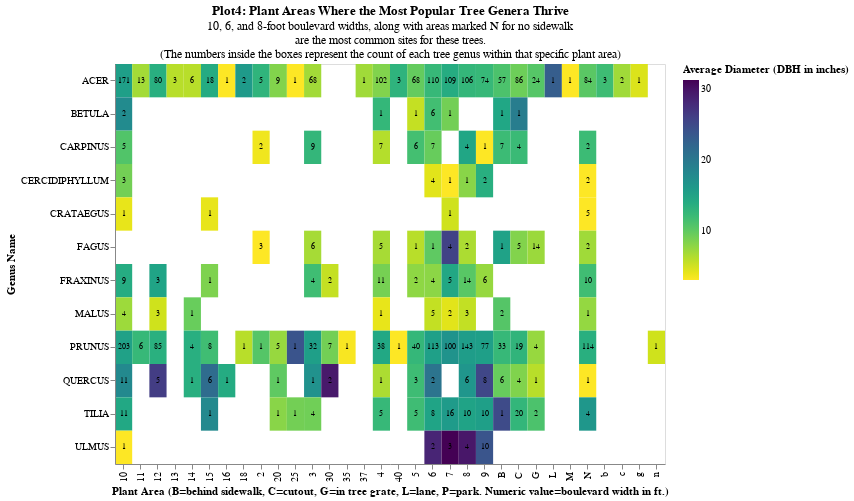

Notebook code for this chart:
### Markdown cell above
**Analysis ii:** Here to obatin impactful visualization on the `plant_area` we will be using `groupby` and `aggregating` function to obtaitain the mean of diameter and genus_name counts for each specific plant_area that could offer meaningful `heatmap` to visualize our outcome.

### Code cell
area_title = alt.TitleParams(
    'Plot4: Plant Areas Where the Most Popular Tree Genera Thrive',
    subtitle=['10, 6, and 8-foot boulevard widths, along with areas marked N for no sidewalk', 
              'are the most common sites for these trees.', 
              '(The numbers inside the boxes represent the count of each tree genus within that specific plant area)'])
              
stats = genusdf.groupby(['plant_area', 'genus_name']).agg(
    average_diameter=('diameter', 'mean'),
    count=('genus_name', 'count')
).reset_index()

plotc = alt.Chart(stats).mark_rect().encode(
    x=alt.X('plant_area:N', title='Plant Area (B=behind sidewalk, C=cutout, G=in tree grate, L=lane, P=park. Numeric value=boulevard width in ft.)'),
    y=alt.Y('genus_name:N', title='Genus Name', sort=alt.EncodingSortField(field='average_diameter', order='descending')),
    color=alt.Color('average_diameter:Q', title='Average Diameter (DBH in inches)', scale=alt.Scale(scheme='viridis', reverse=True)),
    tooltip=[
        alt.Tooltip('genus_name:N', title='Genus Name'),
        alt.Tooltip('plant_area:N', title='Plant Area'),
        alt.Tooltip('average_diameter:Q', title='Average Diameter (DBH in inches)'),
        alt.Tooltip('count:Q', title='Count of Genus Name')]
).properties(
    width=550,
    height=400,
    title=area_title
).interactive()

textc = alt.Chart(stats).mark_text(
    align='center',
    baseline='middle',
    color='black',
    size=8
).encode(
    x=alt.X('plant_area:N'),
    y=alt.Y('genus_name:N'),
    text=alt.Text('count:Q', format='.0f'))

plotd = plotc + textc

plotd

### Figure 1 — Vega-Lite specification as saved in the notebook (floating-point values rounded to 4 significant figures; data arrays with more than 128 entries replaced by an {"elided": "..."} marker saying what was removed)
{"config": {"view": {"continuousWidth": 400, "continuousHeight": 300}}, "layer": [{"mark": "rect", "encoding": {"color": {"type": "quantitative", "field": "average_diameter", "scale": {"reverse": true, "scheme": "viridis"}, "title": "Average Diameter (DBH in inches)"}, "tooltip": [{"type": "nominal", "field": "genus_name", "title": "Genus Name"}, {"type": "nominal", "field": "plant_area", "title": "Plant Area"}, {"type": "quantitative", "field": "average_diameter", "title": "Average Diameter (DBH in inches)"}, {"type": "quantitative", "field": "count", "title": "Count of Genus Name"}], "x": {"type": "nominal", "field": "plant_area", "title": "Plant Area (B=behind sidewalk, C=cutout, G=in tree grate, L=lane, P=park. Numeric value=boulevard width in ft.)"}, "y": {"type": "nominal", "field": "genus_name", "sort": {"field": "average_diameter", "order": "descending"}, "title": "Genus Name"}}, "height": 400, "selection": {"selector078": {"type": "interval", "bind": "scales", "encodings": ["x", "y"]}}, "title": {"text": "Plot4: Plant Areas Where the Most Popular Tree Genera Thrive", "subtitle": ["10, 6, and 8-foot boulevard widths, along with areas marked N for no sidewalk", "are the most common sites for these trees.", "(The numbers inside the boxes represent the count of each tree genus within that specific plant area)"]}, "width": 550}, {"mark": {"type": "text", "align": "center", "baseline": "middle", "color": "black", "size": 8}, "encoding": {"text": {"type": "quantitative", "field": "count", "format": ".0f"}, "x": {"type": "nominal", "field": "plant_area"}, "y": {"type": "nominal", "field": "genus_name"}}}], "data": {"name": "data-8d7cef1e9ba8dccb16cf7a9dbad52bcf"}, "$schema": "https://vega.github.io/schema/vega-lite/v4.8.1.json", "datasets": {"data-8d7cef1e9ba8dccb16cf7a9dbad52bcf": {"elided": "150 records"}}}
